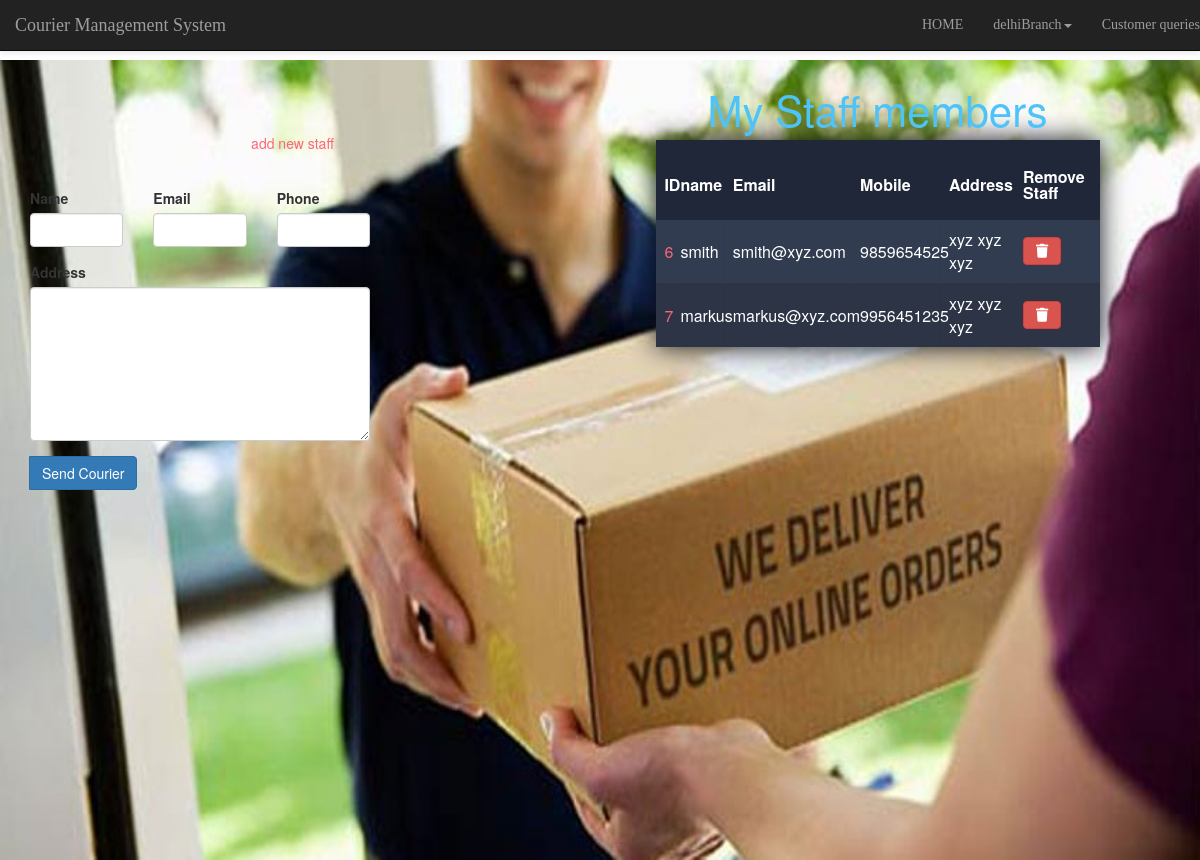
Screenshot of /CourierManagement/testProject/AddStaff.php (signed in) with the database file from the repository.
### tables this page shows
CREATE TABLE `staff` (
  `id` int(11) NOT NULL,
  `name` varchar(15) NOT NULL,
  `branch` varchar(15) NOT NULL,
  `email` varchar(20) NOT NULL,
  `mobile` varchar(11) NOT NULL,
  `address` varchar(30) NOT NULL
);

### CourierManagement/testProject/AddStaff.php (the view, shortened to what this page needs)
<?php
include 'connect.php';
?>
<html>
    <head>
<link href="css/simpleGridTemplate.css" rel="stylesheet" type="text/css">
<link href="css/bootstrap.css" rel="stylesheet" type="text/css">
<link href="css/Animate.css" rel="stylesheet" type="text/css">
<link rel="stylesheet" href="https://use.fontawesome.com/releases/v5.3.1/css/all.css">
<link rel="stylesheet" href="css/bootstrap.min.css">
<link href="css/Animate.css" rel="stylesheet" type="text/css">
<link href="css/animate.min.css" rel="stylesheet" type="text/css">
    </head>
    <body>
        <?php
        include 'navBar1.php';
         ?>
        <div class="" id="myEmployerModal" tabindex="-1" role="dialog" aria-labelledby="myEmployerModalLabel" style="background-image:url('images/slide1.jpg'); background-size: 100% 100%; background-repeat: no-repeat;  height: 100vh;">
        <div class="container-fluid" style="margin-top:5%;">
            <div class="row" style="width:100%;">
                <div class="col-md-6">
                    <div class="container-fluid" style="margin-top: 10%;">
        <div class="row justify-content-center">
            <h2>add new staff</h2>
            <div class="media-container-column col-lg-8" data-form-type="formoid">
                <form class="mbr-form" action="AddStaff.php" method="post" >
                        <div class="row row-sm-offset">
                            <div class="col-md-4 multi-horizontal" data-for="name">
                                <div class="form-group">
                                    <label class="form-control-label mbr-fonts-style display-7" for="name-form1-4t">Name</label>
                                    <input type="text" class="form-control" name="sname" data-form-field="Name" required="" id="name-form1-4t">
                                </div>
                            </div>
                            <div class="col-md-4 multi-horizontal" data-for="email">
                                <div class="form-group">
                                    <label class="form-control-label mbr-fonts-style display-7" for="email-form1-4t">Email</label>
                                    <input type="email" class="form-control" name="semail"  required="" >
                                </div>
                            </div>
                            <div class="col-md-4 multi-horizontal" data-for="phone">
                                <div class="form-group">
                                    <label class="form-control-label mbr-fonts-style display-7" for="phone-form1-4t">Phone</label>
                                    <input type="number"  maxlength="10"class="form-control" name="sMob" data-form-field="Phone" id="phone-form1-4t">
                                </div>
                            </div>
                        </div>
                        <div class="form-group" data-for="address">
                            <label class="form-control-label mbr-fonts-style display-7" for="message-form1-4t">Address</label>
                            <textarea type="text" class="form-control" name="sAdd" rows="7"  ></textarea>
                        </div>
                        <span class="input-group-btn">
                            <button href="" type="submit" class="btn btn-primary btn-form display-4">Send Courier</button>
                        </span>
                    </form>
            </div>
        </div>
    </div>
                </div>
                <div class="col-md-6">
                    <div class="" style="margin-top:5%; width: 100%;">
        <h1> My Staff members</h1>
<table class="container" >
	<thead>
		<tr>
			<th><h1>ID</h1></th>
			<th><h1>name</h1></th>
			<th><h1>Email</h1></th>
			<th><h1>Mobile</h1></th>
                        <th><h1>Address</h1></th>
			<th><h1>Remove Staff</h1></th>
		</tr>
	</thead>
	<tbody>
               <?php
               $bid = $_SESSION["bid"];
                             $sql="select * from staff where branch = '$bid'";
                                 $appresult = $conn->query($sql);
                        if ($appresult->num_rows > 0) {
                             while($row = $appresult->fetch_assoc())
                                 {
                                 $id = $row['id'];
                                $email=$row['email'];
                                $name=$row['name'];
                                $address=$row['address'];
                                $mobile = $row['mobile'];
                                ?>
                                <tr>
                                    <td><?php echo $id;?></td>
                                    <td><?php echo $name;?></td>
                                    <td><?php echo $email;?></td>
                                    <td><?php echo $mobile;?></td>
                                    <td><?php echo $address;?></td>
                                            <td><form method="post" action="deleteStaff.php">
                                                    <button type="submit" class="btn btn-danger" ><span class="fa fa-trash" ></span></button>
                                        </form></td>
                                </tr>
                                <?php
                                 }}
                              ?>
	</tbody>
</table>
        </div>
                </div>
            </div>
        </div>
    </body>
</html>

### CourierManagement/testProject/css/simpleGridTemplate.css (style rules this page uses)
h1 { font-size:3em; font-weight: 300; line-height:1em; text-align: center; color: #4DC3FA; }
h2 { font-size:1em; font-weight: 300; text-align: center; display: block; line-height:1em; padding-bottom: 2em; color: #FB667A; }
.container th h1 { font-weight: bold; font-size: 1em; text-align: left; color: #fff; }
.container td { color: #fff; font-weight: normal; font-size: 1em; -webkit-box-shadow: 0 2px 2px -2px #0E1119; -moz-box-shadow: 0 2px 2px -2px #0E1119; box-shadow: 0 2px 2px -2px #0E1119; }
.container { text-align: left; overflow: hidden; width: 80%; margin: 0 auto; display: table; padding: 0 0 8em 0; }
.container td, .container th { padding-bottom: 2%; padding-top: 2%; padding-left:2%; }
.container tr:nth-child(odd) { background-color: #323C50; }
.container tr:nth-child(even) { background-color: #2C3446; }
.container th { background-color: #1F2739; }
.container td:first-child { color: #FB667A; }
* { margin: 0px; padding: 0px; box-sizing: border-box; }
h1,h2,h3,h4,h5,h6 { margin: 0px; }
input { outline: none; border: none; }
textarea { outline: none; border: none; }
button { outline: none !important; border: none; background: transparent; }

### CourierManagement/testProject/AddStaff.php (style rules this page uses)
h1 { font-size:3em; font-weight: 300; line-height:1em; text-align: center; color: #4DC3FA; }
h2 { font-size:1em; font-weight: 300; text-align: center; display: block; line-height:1em; padding-bottom: 2em; color: #FB667A; }
.container th h1 { font-weight: bold; font-size: 1em; text-align: left; color: #fff; }
.container td { color: #fff; font-weight: normal; font-size: 1em; -webkit-box-shadow: 0 2px 2px -2px #0E1119; -moz-box-shadow: 0 2px 2px -2px #0E1119; box-shadow: 0 2px 2px -2px #0E1119; }
.container { text-align: left; overflow: hidden; width: 80%; margin: 0 auto; display: table; padding: 0 0 8em 0; box-shadow: 0px 0px 25px #0E1119; }
.container td, .container th { padding-bottom: 2%; padding-top: 2%; padding-left:2%; }
.container tr:nth-child(odd) { background-color: #323C50; }
.container tr:nth-child(even) { background-color: #2C3446; }
.container th { background-color: #1F2739; }
.container td:first-child { color: #FB667A; }

### rows the page displays
staff: id "6", name "smith", email "smith@xyz.com", mobile "9859654525", address "xyz xyz xyz"
staff: id "7", name "markus", email "markus@xyz.com", mobile "9956451235", address "xyz xyz xyz"

### other values shown
$myusername "delhiBranch"
